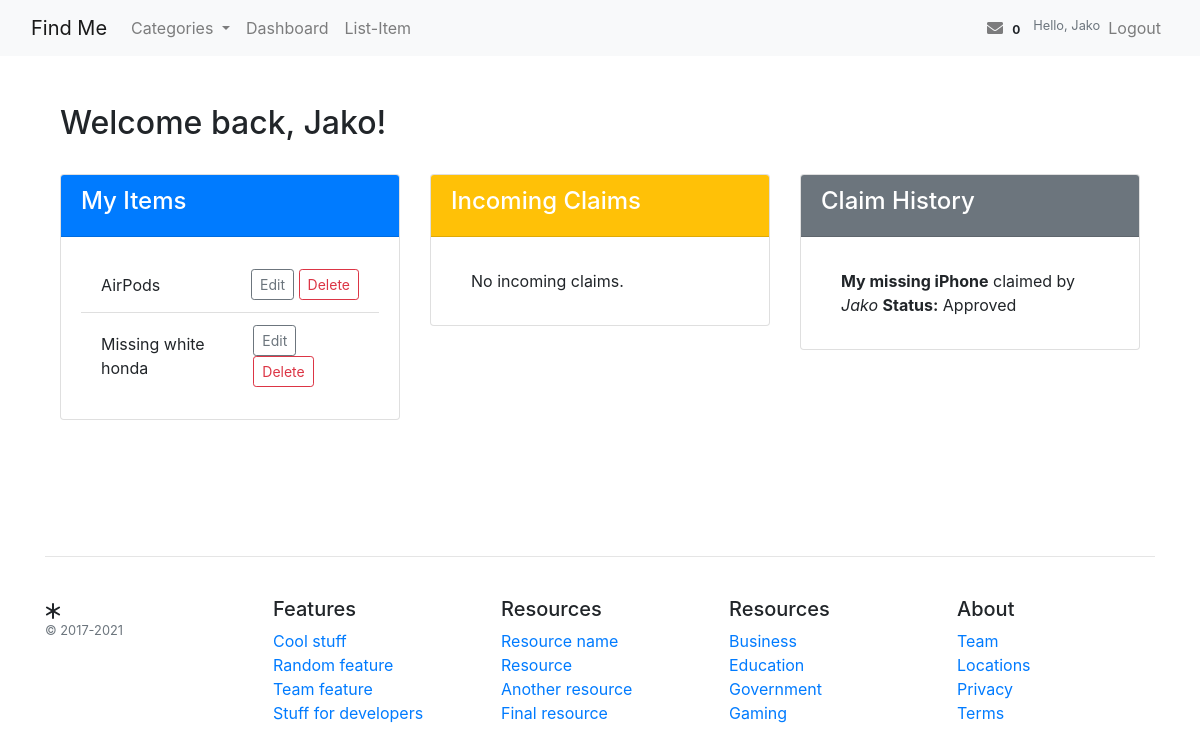
/accounts/dashboard/ (signed in), run on an earlier commit of the app's database.
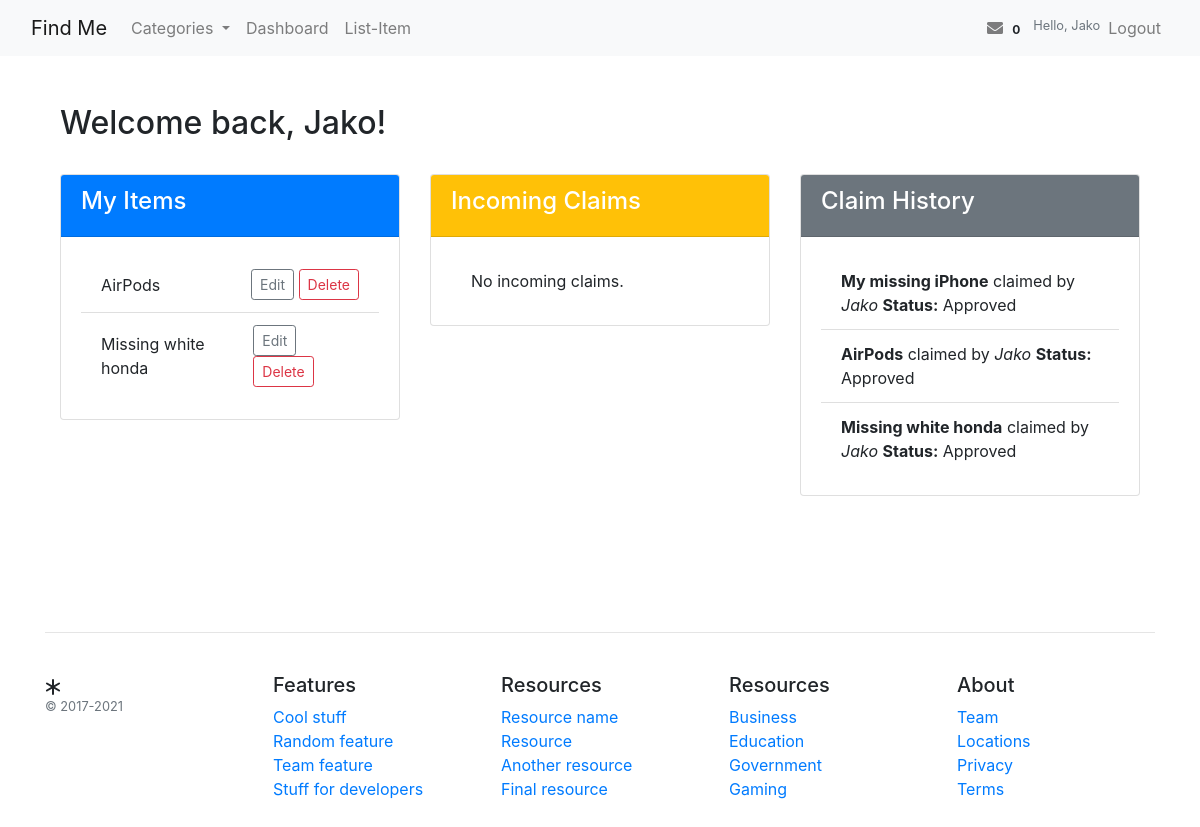
And on a later commit of the database.
### items/models.py (models this page shows, shortened)
class Item(models.Model):
    STATUS_CHOICES = (
        ('lost', 'Lost'),
        ('found', 'Found'),
    )
    title = models.CharField(max_length=200)
    description = models.TextField()
    category = models.ForeignKey(Category, on_delete=models.CASCADE, related_name='items')
    status = models.CharField(max_length=5, choices=STATUS_CHOICES, default='lost')
    owner = models.ForeignKey(settings.AUTH_USER_MODEL, on_delete=models.CASCADE, related_name='items')
    date_posted = models.DateTimeField(default=timezone.now)
    image = models.ImageField(upload_to='item_images/', blank=True)
    location = models.CharField(max_length=255, blank=True)

### claims/models.py (models this page shows, shortened)
class Claim(models.Model):
    item = models.ForeignKey(Item, on_delete=models.CASCADE, related_name='claims')
    claimant = models.ForeignKey(settings.AUTH_USER_MODEL, on_delete=models.CASCADE)
    description = models.TextField()
    lost_location = models.CharField(max_length=255)
    last_seen = models.DateTimeField(default=datetime.datetime.now)
    created_at = models.DateTimeField(default=timezone.now)
    status = models.CharField(max_length=10, choices=(('pending', 'Pending'), ('approved', 'Approved'), ('rejected', 'Rejected')), default='pending')
    class Meta:
        unique_together = ('item', 'claimant')

### accounts/views.py (the view)
# urls.py: path('dashboard/', views.dashboard, name='dashboard'),
@login_required
def dashboard(request):
    user = request.user
    incoming_claims = Claim.objects.filter(item__owner=user, status='pending').select_related('item', 'claimant')
    outgoing_claims = Claim.objects.filter(claimant=user).exclude(item__owner=user).select_related('item', 'item__owner')
    claim_history = Claim.objects.filter(claimant=user, status__in=['approved', 'rejected']).select_related('item', 'item__owner')
    context = {
        'user_items': Item.objects.filter(owner=user),
        'incoming_claims': incoming_claims,
        'outgoing_claims': outgoing_claims,
        'claim_history': claim_history,
    }
    return render(request, 'accounts/dashboard.html', context)

### messaging/context_processors.py (called while the page is built)
def message_count(request):
    if request.user.is_authenticated:
        unread_count = Message.objects.filter(conversation__participants=request.user, is_read=False).exclude(sender=request.user).count()
        return {'messages_count': unread_count}
    return {'messages_count': 0}

### templates/accounts/dashboard.html (shortened to what this page needs)
{% extends '../base.html' %}
{% block content %}
<div class="container-fluid py-5">
    <div class="d-flex justify-content-between align-items-center mb-4">
        <h2>Welcome back, {{ user.get_full_name|default:user.username }}!</h2>
    </div>
    <div class="row">
        <div class="col-md-4 mb-4">
            <div class="card">
                <div class="card-header bg-primary text-white">
                    <h4>My Items</h4>
                </div>
                <div class="card-body">
                    <ul class="list-group list-group-flush">
                        {% for item in user_items %}
                        <li class="list-group-item d-flex justify-content-between align-items-center">
                            {{ item.title }}
                            <span>
                                <a href="{% url 'edit_item' item.id %}" class="btn btn-outline-secondary btn-sm">Edit</a>
                                <a href="{% url 'item-delete' item.id %}" class="btn btn-outline-danger btn-sm">Delete</a>
                            </span>
                        </li>
                        {% empty %}
                        <li class="list-group-item">You have not listed any items yet.</li>
                        {% endfor %}
                    </ul>
                </div>
            </div>
        </div>
  <div class="col-md-4 mb-4">
            <div class="card">
                <div class="card-header bg-warning text-white">
                    <h4>Incoming Claims</h4>
                </div>
                <div class="card-body">
                    <ul class="list-group list-group-flush">
                        {% for claim in incoming_claims %}
                        <li class="list-group-item">
                            <strong>{{ claim.item.title }}</strong> by <em>{{ claim.claimant.username }}</em>
                            <div class="mt-2 d-flex justify-content-between align-items-center">
                                <div>
                                    <form method="post" action="{% url 'approve_claim' claim.id %}" class="d-inline">
                                        {% csrf_token %}
                                        <button type="submit" class="btn btn-success btn-sm">Approve</button>
                                    </form>
                                    <form method="post" action="{% url 'reject_claim' claim.id %}" class="d-inline">
                                        {% csrf_token %}
                                        <button type="submit" class="btn btn-danger btn-sm">Reject</button>
                                    </form>
                                </div>
                                <a href="{% url 'message_user' claim.claimant.id %}" class="btn btn-info btn-sm">
                                    <i class="fas fa-envelope"></i> Message
                                </a>
                            </div>
                        </li>
                        {% empty %}
                        <li class="list-group-item">No incoming claims.</li>
                        {% endfor %}
                    </ul>
                </div>
            </div>
        </div>
        <div class="col-md-4 mb-4">
            <div class="card">
                <div class="card-header bg-secondary text-white">
                    <h4>Claim History</h4>
                </div>
                <div class="card-body">
                    <ul class="list-group list-group-flush">
                        {% for history in claim_history %}
                        <li class="list-group-item">
                            <strong>{{ history.item.title }}</strong> claimed by <em>{{ history.claimant.username }}</em>
                            <strong>Status:</strong> {{ history.status|title }}
                        </li>
                        {% empty %}
                        <li class="list-group-item">No claim history found.</li>
                        {% endfor %}
                    </ul>
                </div>
            </div>
        </div>
    </div>
</div>
{% endblock %}

What changed in the data, as far as the page shows it:
added Claim: item "AirPods", claimant.username "Jako", status "Approved"
added Claim: item "Missing white honda", claimant.username "Jako", status "Approved"
